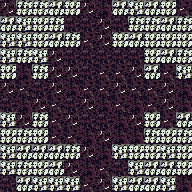

The image is a tile-based game level rendered from a .tmx file. Its description and complete source (layers, tilesets, objects, tile grids) follow:
An orthogonal 12x12 tile map with 16x16 px tiles, 1 tile layer (tile) and 17 objects.

<map version="1.0" tiledversion="1.1.2" orientation="orthogonal" renderorder="right-down" width="12" height="12" tilewidth="16" tileheight="16" infinite="0" nextobjectid="85">
 <tileset firstgid="1" source="tileset.tsx" />
 <layer name="tile" width="12" height="12">
  <data encoding="csv">
38,35,35,36,34,38,40,36,37,36,34,39,
36,37,34,35,41,41,38,41,35,35,36,35,
37,37,34,36,35,39,38,34,36,34,34,34,
37,35,37,38,41,41,41,41,41,34,36,35,
34,40,35,38,38,41,39,39,38,36,39,37,
38,39,41,38,40,39,39,38,39,39,38,40,
41,40,38,39,41,38,40,39,40,39,38,40,
37,38,35,39,38,41,41,40,38,34,39,36,
34,35,34,39,39,40,38,40,40,35,34,35,
37,36,36,36,35,38,40,37,34,34,37,34,
37,35,34,36,38,40,39,41,37,36,36,34,
41,36,37,37,37,39,38,37,36,36,37,40
</data>
 </layer>
 <objectgroup name="creature">
  <object id="79" gid="253" x="80" y="32" width="16" height="16">
   <properties>
    <property name="probability" value="20" />
   </properties>
  </object>
  <object id="80" gid="253" x="96" y="160" width="16" height="16">
   <properties>
    <property name="probability" value="20" />
   </properties>
  </object>
  <object id="81" gid="254" x="32" y="96" width="16" height="16">
   <properties>
    <property name="probability" value="10" />
   </properties>
  </object>
  <object id="82" gid="254" x="128" y="112" width="16" height="16">
   <properties>
    <property name="probability" value="10" />
   </properties>
  </object>
  <object id="84" gid="255" x="128" y="64" width="16" height="16">
   <properties>
    <property name="probability" value="5" />
   </properties>
  </object>
 </objectgroup>
 <objectgroup name="furniture">
  <object id="67" gid="52" x="64" y="80" width="16" height="16" />
  <object id="68" gid="52" x="112" y="80" width="16" height="16" />
  <object id="69" gid="52" x="112" y="128" width="16" height="16" />
  <object id="70" gid="52" x="64" y="128" width="16" height="16" />
  <object id="71" gid="69" x="112" y="176" width="16" height="16" />
  <object id="72" gid="69" x="64" y="176" width="16" height="16" />
  <object id="73" gid="69" x="16" y="128" width="16" height="16" />
  <object id="74" gid="69" x="16" y="80" width="16" height="16" />
  <object id="75" gid="69" x="64" y="32" width="16" height="16" />
  <object id="76" gid="69" x="112" y="32" width="16" height="16" />
  <object id="77" gid="69" x="160" y="80" width="16" height="16" />
  <object id="78" gid="69" x="160" y="128" width="16" height="16" />
 </objectgroup>
 <objectgroup name="description" />
</map>
